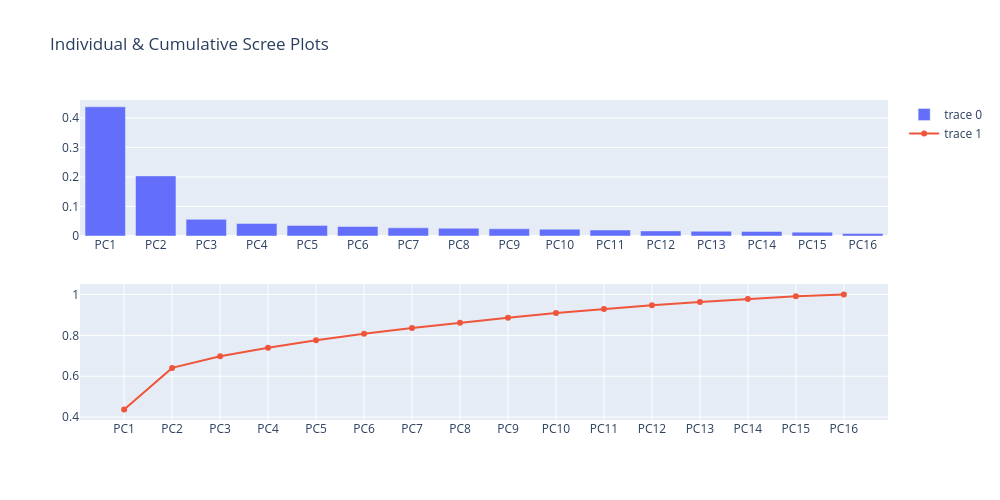

Notebook code for this chart:
### Code cell
#View the Scree plot to identify the elbow in the curve based on the cumulative scores.
fig = make_subplots(rows=2, cols=1)
fig.add_trace(
    go.Bar(x=vardf['PrincipalComponent'], 
           y=vardf['Variance']), row=1, col=1,
)

fig.add_trace(
    go.Scatter(x=vardf['PrincipalComponent'], 
               y=vardf['CumulativeVariance']), row=2, col=1
)

fig.update_layout(height=500, width=1000, title_text="Individual & Cumulative Scree Plots")
fig.show()

### Figure 1 — Plotly figure (JSON) as saved in the notebook; plotly's stock layout.template omitted (floating-point values rounded to 4 significant figures)
{"data": [{"type": "bar", "x": ["PC1", "PC2", "PC3", "PC4", "PC5", "PC6", "PC7", "PC8", "PC9", "PC10", "PC11", "PC12", "PC13", "PC14", "PC15", "PC16"], "xaxis": "x", "y": [0.4375, 0.2035, 0.05654, 0.04227, 0.03598, 0.03225, 0.02782, 0.02622, 0.02455, 0.02299, 0.02017, 0.01727, 0.01591, 0.01549, 0.0131, 0.00839], "yaxis": "y"}, {"type": "scatter", "x": ["PC1", "PC2", "PC3", "PC4", "PC5", "PC6", "PC7", "PC8", "PC9", "PC10", "PC11", "PC12", "PC13", "PC14", "PC15", "PC16"], "xaxis": "x2", "y": [0.4375, 0.641, 0.6976, 0.7398, 0.7758, 0.8081, 0.8359, 0.8621, 0.8867, 0.9097, 0.9298, 0.9471, 0.963, 0.9785, 0.9916, 1.0], "yaxis": "y2"}], "layout": {"height": 500, "title": {"text": "Individual & Cumulative Scree Plots"}, "width": 1000, "xaxis": {"anchor": "y", "domain": [0, 1]}, "xaxis2": {"anchor": "y2", "domain": [0, 1]}, "yaxis": {"anchor": "x", "domain": [0.575, 1]}, "yaxis2": {"anchor": "x2", "domain": [0, 0.425]}}}
